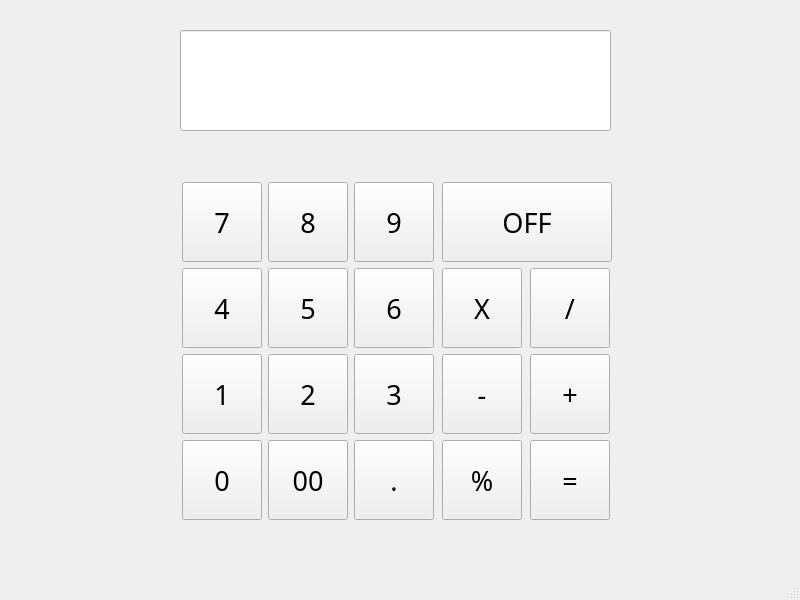
<?xml version="1.0" encoding="UTF-8"?>
<ui version="4.0">
 <class>MainWindow</class>
 <widget class="QMainWindow" name="MainWindow">
  <property name="geometry">
   <rect>
    <x>0</x>
    <y>0</y>
    <width>800</width>
    <height>600</height>
   </rect>
  </property>
  <property name="windowTitle">
   <string>MainWindow</string>
  </property>
  <widget class="QWidget" name="centralwidget">
   <widget class="QLineEdit" name="lineEdit">
    <property name="geometry">
     <rect>
      <x>180</x>
      <y>30</y>
      <width>431</width>
      <height>101</height>
     </rect>
    </property>
    <property name="alignment">
     <set>Qt::AlignRight|Qt::AlignTrailing|Qt::AlignVCenter</set>
    </property>
    <property name="readOnly">
     <bool>true</bool>
    </property>
   </widget>
   <widget class="QWidget" name="">
    <property name="geometry">
     <rect>
      <x>180</x>
      <y>180</y>
      <width>434</width>
      <height>342</height>
     </rect>
    </property>
    <layout class="QGridLayout" name="gridLayout_3">
     <item row="0" column="0">
      <layout class="QGridLayout" name="gridLayout">
       <item row="0" column="0">
        <widget class="QPushButton" name="Number7">
         <property name="minimumSize">
          <size>
           <width>80</width>
           <height>80</height>
          </size>
         </property>
         <property name="maximumSize">
          <size>
           <width>80</width>
           <height>80</height>
          </size>
         </property>
         <property name="font">
          <font>
           <family>Calibri Light</family>
           <pointsize>20</pointsize>
          </font>
         </property>
         <property name="text">
          <string>7</string>
         </property>
        </widget>
       </item>
       <item row="0" column="1">
        <widget class="QPushButton" name="Numer8">
         <property name="minimumSize">
          <size>
           <width>80</width>
           <height>80</height>
          </size>
         </property>
         <property name="maximumSize">
          <size>
           <width>80</width>
           <height>80</height>
          </size>
         </property>
         <property name="font">
          <font>
           <family>Calibri Light</family>
           <pointsize>20</pointsize>
          </font>
         </property>
         <property name="text">
          <string>8</string>
         </property>
        </widget>
       </item>
       <item row="0" column="2">
        <widget class="QPushButton" name="Number9">
         <property name="minimumSize">
          <size>
           <width>80</width>
           <height>80</height>
          </size>
         </property>
         <property name="maximumSize">
          <size>
           <width>80</width>
           <height>80</height>
          </size>
         </property>
         <property name="font">
          <font>
           <family>Calibri Light</family>
           <pointsize>20</pointsize>
          </font>
         </property>
         <property name="text">
          <string>9</string>
         </property>
        </widget>
       </item>
       <item row="1" column="0">
        <widget class="QPushButton" name="Number4">
         <property name="minimumSize">
          <size>
           <width>80</width>
           <height>80</height>
          </size>
         </property>
         <property name="maximumSize">
          <size>
           <width>80</width>
           <height>80</height>
          </size>
         </property>
         <property name="font">
          <font>
           <family>Calibri Light</family>
           <pointsize>20</pointsize>
          </font>
         </property>
         <property name="text">
          <string>4</string>
         </property>
        </widget>
       </item>
       <item row="1" column="1">
        <widget class="QPushButton" name="Number5">
         <property name="minimumSize">
          <size>
           <width>80</width>
           <height>80</height>
          </size>
         </property>
         <property name="maximumSize">
          <size>
           <width>80</width>
           <height>80</height>
          </size>
         </property>
         <property name="font">
          <font>
           <family>Calibri Light</family>
           <pointsize>20</pointsize>
          </font>
         </property>
         <property name="text">
          <string>5</string>
         </property>
        </widget>
       </item>
       <item row="1" column="2">
        <widget class="QPushButton" name="Number6">
         <property name="minimumSize">
          <size>
           <width>80</width>
           <height>80</height>
          </size>
         </property>
         <property name="maximumSize">
          <size>
           <width>80</width>
           <height>80</height>
          </size>
         </property>
         <property name="font">
          <font>
           <family>Calibri Light</family>
           <pointsize>20</pointsize>
          </font>
         </property>
         <property name="text">
          <string>6</string>
         </property>
        </widget>
       </item>
       <item row="2" column="0">
        <widget class="QPushButton" name="Number1">
         <property name="minimumSize">
          <size>
           <width>80</width>
           <height>80</height>
          </size>
         </property>
         <property name="maximumSize">
          <size>
           <width>80</width>
           <height>80</height>
          </size>
         </property>
         <property name="font">
          <font>
           <family>Calibri Light</family>
           <pointsize>20</pointsize>
          </font>
         </property>
         <property name="text">
          <string>1</string>
         </property>
        </widget>
       </item>
       <item row="2" column="1">
        <widget class="QPushButton" name="Number2">
         <property name="minimumSize">
          <size>
           <width>80</width>
           <height>80</height>
          </size>
         </property>
         <property name="maximumSize">
          <size>
           <width>80</width>
           <height>80</height>
          </size>
         </property>
         <property name="font">
          <font>
           <family>Calibri Light</family>
           <pointsize>20</pointsize>
          </font>
         </property>
         <property name="text">
          <string>2</string>
         </property>
        </widget>
       </item>
       <item row="2" column="2">
        <widget class="QPushButton" name="Number3">
         <property name="minimumSize">
          <size>
           <width>80</width>
           <height>80</height>
          </size>
         </property>
         <property name="maximumSize">
          <size>
           <width>80</width>
           <height>80</height>
          </size>
         </property>
         <property name="font">
          <font>
           <family>Calibri Light</family>
           <pointsize>20</pointsize>
          </font>
         </property>
         <property name="text">
          <string>3</string>
         </property>
        </widget>
       </item>
       <item row="3" column="0">
        <widget class="QPushButton" name="Number0">
         <property name="minimumSize">
          <size>
           <width>80</width>
           <height>80</height>
          </size>
         </property>
         <property name="maximumSize">
          <size>
           <width>80</width>
           <height>80</height>
          </size>
         </property>
         <property name="font">
          <font>
           <family>Calibri Light</family>
           <pointsize>20</pointsize>
          </font>
         </property>
         <property name="text">
          <string>0</string>
         </property>
        </widget>
       </item>
       <item row="3" column="1">
        <widget class="QPushButton" name="NumberDouble0">
         <property name="minimumSize">
          <size>
           <width>80</width>
           <height>80</height>
          </size>
         </property>
         <property name="maximumSize">
          <size>
           <width>80</width>
           <height>80</height>
          </size>
         </property>
         <property name="font">
          <font>
           <family>Calibri Light</family>
           <pointsize>20</pointsize>
          </font>
         </property>
         <property name="text">
          <string>00</string>
         </property>
        </widget>
       </item>
       <item row="3" column="2">
        <widget class="QPushButton" name="Dot">
         <property name="minimumSize">
          <size>
           <width>80</width>
           <height>80</height>
          </size>
         </property>
         <property name="maximumSize">
          <size>
           <width>80</width>
           <height>80</height>
          </size>
         </property>
         <property name="font">
          <font>
           <family>Calibri Light</family>
           <pointsize>20</pointsize>
          </font>
         </property>
         <property name="text">
          <string>.</string>
         </property>
        </widget>
       </item>
      </layout>
     </item>
     <item row="0" column="1">
      <layout class="QGridLayout" name="gridLayout_2">
       <item row="0" column="0" colspan="2">
        <widget class="QPushButton" name="CloseApp">
         <property name="minimumSize">
          <size>
           <width>170</width>
           <height>80</height>
          </size>
         </property>
         <property name="maximumSize">
          <size>
           <width>170</width>
           <height>80</height>
          </size>
         </property>
         <property name="font">
          <font>
           <family>Calibri Light</family>
           <pointsize>20</pointsize>
          </font>
         </property>
         <property name="autoFillBackground">
          <bool>false</bool>
         </property>
         <property name="text">
          <string>OFF</string>
         </property>
        </widget>
       </item>
       <item row="1" column="0">
        <widget class="QPushButton" name="Operation1">
         <property name="minimumSize">
          <size>
           <width>80</width>
           <height>80</height>
          </size>
         </property>
         <property name="maximumSize">
          <size>
           <width>80</width>
           <height>80</height>
          </size>
         </property>
         <property name="font">
          <font>
           <family>Calibri Light</family>
           <pointsize>20</pointsize>
          </font>
         </property>
         <property name="text">
          <string>X</string>
         </property>
        </widget>
       </item>
       <item row="1" column="1">
        <widget class="QPushButton" name="Operation2">
         <property name="minimumSize">
          <size>
           <width>80</width>
           <height>80</height>
          </size>
         </property>
         <property name="maximumSize">
          <size>
           <width>80</width>
           <height>80</height>
          </size>
         </property>
         <property name="font">
          <font>
           <family>Calibri Light</family>
           <pointsize>20</pointsize>
          </font>
         </property>
         <property name="text">
          <string>/</string>
         </property>
        </widget>
       </item>
       <item row="2" column="0">
        <widget class="QPushButton" name="Operation3">
         <property name="minimumSize">
          <size>
           <width>80</width>
           <height>80</height>
          </size>
         </property>
         <property name="maximumSize">
          <size>
           <width>80</width>
           <height>80</height>
          </size>
         </property>
         <property name="font">
          <font>
           <family>Calibri Light</family>
           <pointsize>20</pointsize>
          </font>
         </property>
         <property name="text">
          <string>-</string>
         </property>
        </widget>
       </item>
       <item row="2" column="1">
        <widget class="QPushButton" name="Operation4">
         <property name="minimumSize">
          <size>
           <width>80</width>
           <height>80</height>
          </size>
         </property>
         <property name="maximumSize">
          <size>
           <width>80</width>
           <height>80</height>
          </size>
         </property>
         <property name="font">
          <font>
           <family>Calibri Light</family>
           <pointsize>20</pointsize>
          </font>
         </property>
         <property name="text">
          <string>+</string>
         </property>
        </widget>
       </item>
       <item row="3" column="0">
        <widget class="QPushButton" name="Operation5">
         <property name="minimumSize">
          <size>
           <width>80</width>
           <height>80</height>
          </size>
         </property>
         <property name="maximumSize">
          <size>
           <width>80</width>
           <height>80</height>
          </size>
         </property>
         <property name="font">
          <font>
           <family>Calibri Light</family>
           <pointsize>20</pointsize>
          </font>
         </property>
         <property name="text">
          <string>%</string>
         </property>
        </widget>
       </item>
       <item row="3" column="1">
        <widget class="QPushButton" name="Operation6">
         <property name="minimumSize">
          <size>
           <width>80</width>
           <height>80</height>
          </size>
         </property>
         <property name="maximumSize">
          <size>
           <width>80</width>
           <height>80</height>
          </size>
         </property>
         <property name="font">
          <font>
           <family>Calibri Light</family>
           <pointsize>20</pointsize>
          </font>
         </property>
         <property name="text">
          <string>=</string>
         </property>
        </widget>
       </item>
      </layout>
     </item>
    </layout>
   </widget>
  </widget>
  <widget class="QMenuBar" name="menubar">
   <property name="geometry">
    <rect>
     <x>0</x>
     <y>0</y>
     <width>800</width>
     <height>21</height>
    </rect>
   </property>
  </widget>
  <widget class="QStatusBar" name="statusbar"/>
 </widget>
 <resources/>
 <connections/>
</ui>
